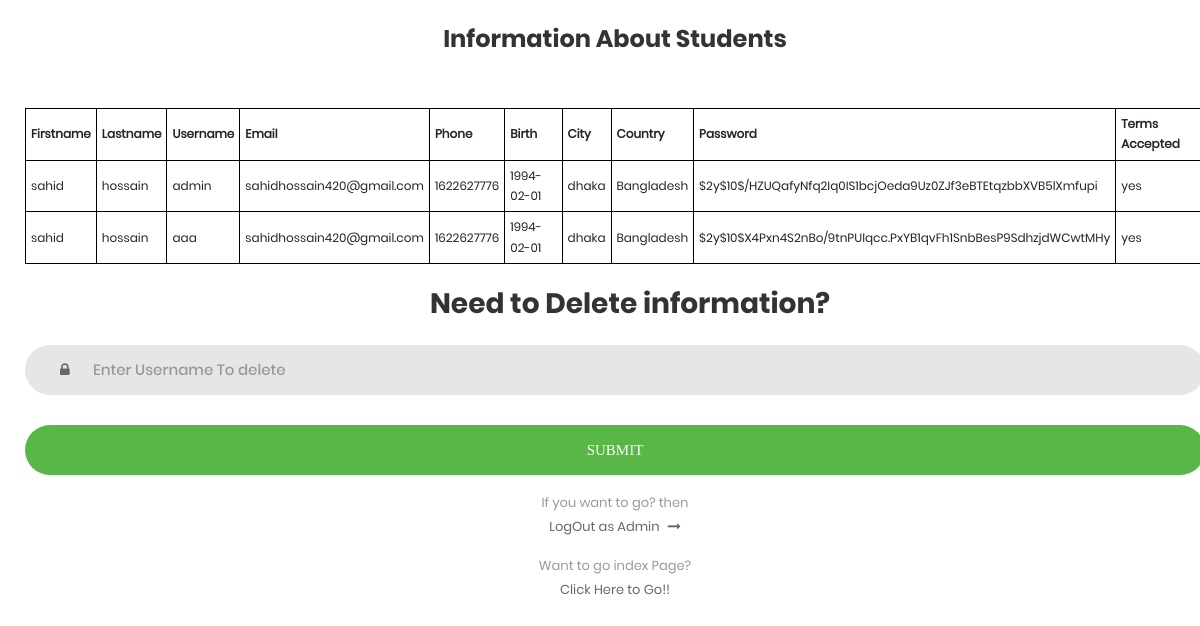
/adminsector/showinformations.php (signed in), run on the app's committed database.
### tables this page shows
CREATE TABLE `information` (
  `id` int(11) NOT NULL,
  `firstname` varchar(255) NOT NULL,
  `lastname` varchar(255) NOT NULL,
  `username` varchar(255) NOT NULL,
  `email` varchar(255) NOT NULL,
  `phoneno` int(11) NOT NULL,
  `birthdate` date NOT NULL,
  `city` varchar(222) NOT NULL,
  `country` varchar(222) NOT NULL,
  `password` varchar(255) NOT NULL,
  `terms` varchar(10) NOT NULL
);

### adminsector/showinformations.php (the view, shortened to what this page needs)
<?php
if(!isset($_SESSION['admin']))
{
		header("Location:adminlogin.php");
	exit();
}
else
{
?>
<!DOCTYPE html>
<html lang="en">
<head>
<link rel="stylesheet" type="text/css" href="../vendor/bootstrap/css/bootstrap.min.css">
<link rel="stylesheet" type="text/css" href="../fonts/font-awesome-4.7.0/css/font-awesome.min.css">
<link rel="stylesheet" type="text/css" href="../vendor/animate/animate.css">
<link rel="stylesheet" type="text/css" href="../vendor/css-hamburgers/hamburgers.min.css">
<link rel="stylesheet" type="text/css" href="../vendor/select2/select2.min.css">
<link rel="stylesheet" type="text/css" href="../css/util.css">
<link rel="stylesheet" type="text/css" href="../css/main.css">
</head>
<body>
	<div style="margin: 15px;
	padding: 10px;
	box-sizing: border-box;" class="limiter">
	<span class="login100-form-title">
		Information About Students
	</span>
	<?php
	include_once("../includes/db.inc.php");
	$sql="select * from information ";
	$result=mysqli_query($con,$sql);
	?>
	<table style="border-radius: 25px; font-family: Poppins-Regular;
	font-size: 12px;
	line-height: 1.7;	">
	<tr style="" >
		<th >Firstname</th>
		<th>Lastname</th>
		<th>Username</th>
		<th>Email</th>
		<th>Phone</th>
		<th>Birth</th>
		<th>City</th>
		<th>Country</th>
		<th>Password</th>
		<th>Terms Accepted</th>
	</tr>
	<?php
	while($row=mysqli_fetch_assoc($result))
	{
		?>
		<tr>
			<td><?php echo $row['firstname'];?></td>
			<td><?php echo $row['lastname'];?></td>
			<td><?php echo $row['username'];?></td>
			<td ><?php echo $row['email'];?></td>
			<td><?php echo $row['phoneno'];?></td>
			<td><?php echo $row['birthdate'];?></td>
			<td><?php echo $row['city'];?></td>
			<td><?php echo $row['country'];?></td>
			<td><?php echo $row['password'];?></td>
			<td><?php echo $row['terms'];?></td>
		</tr>
		<?php
	}
	?>
</table>
<span style="margin: 15px;
padding: 10px;
box-sizing: border-box;"class="login100-form-title">
<h3>Need to Delete information?</h3>
</span>
<form action="deleteinformation.php"method="post">
	<div method="post" class="wrap-input100 validate-input" data-validate = "Enter Username To delete">
	<input class="input100" type="text" name="delete" placeholder="Enter Username To delete">
	<span class="focus-input100"></span>
	<span class="symbol-input100">
	</span>
</div>
<div class="container-login100-form-btn">
	<input method ="post" name="submit" type="submit" class="login100-form-btn">
</div>
</form>
					<div class="text-center p-t-15	">
						<span class="txt1">
							If you want to go? then
						</span> <br>
						<a class="txt2" href="adminlogout.php">
							LogOut as Admin
							<i class="fa fa-long-arrow-right m-l-5" aria-hidden="true"></i>
						</a>
					</div>
					<div class="text-center p-t-15">
						<span class="txt1">
							Want to go index Page?
						</span> <br>
						<a class="txt2" href="../index.php">
							Click Here to Go!!
						</a>
					</div>
</div>
</body>
</html>
	<?php
}
?>

### css/main.css (style rules this page uses)
* { margin: 0px; padding: 0px; box-sizing: border-box; }
body, html { height: 100%; font-family: Poppins-Regular, sans-serif; }
a { font-family: Poppins-Regular; font-size: 14px; line-height: 1.7; color: #666666; margin: 0px; transition: all 0.4s; -webkit-transition: all 0.4s; -o-transition: all 0.4s; -moz-transition: all 0.4s; }
h1,h2,h3,h4,h5,h6 { margin: 0px; }
input { outline: none; border: none; }
.txt1 { font-family: Poppins-Regular; font-size: 13px; line-height: 1.5; color: #999999; }
.txt2 { font-family: Poppins-Regular; font-size: 13px; line-height: 1.5; color: #666666; }
.limiter { width: 100%; margin: 0 auto; }
.login100-form-title { font-family: Poppins-Bold; font-size: 24px; color: #333333; line-height: 1.2; text-align: center; width: 100%; display: block; padding-bottom: 54px; }
.wrap-input100 { position: relative; width: 100%; z-index: 1; margin-bottom: 10px; }
.input100 { font-family: Poppins-Medium; font-size: 15px; line-height: 1.5; color: #666666; display: block; width: 100%; background: #e6e6e6; height: 50px; border-radius: 25px; padding: 0 30px 0 68px; }
.focus-input100 { display: block; position: absolute; border-radius: 25px; bottom: 0; left: 0; z-index: -1; width: 100%; height: 100%; box-shadow: 0px 0px 0px 0px; color: rgba(87,184,70, 0.8); }
.symbol-input100 { font-size: 15px; display: -webkit-box; display: -webkit-flex; display: -moz-box; display: -ms-flexbox; display: flex; align-items: center; position: absolute; border-radius: 25px; bottom: 0; left: 0; width: 100%; height: 100%; padding-left: 35px; pointer-events: none; color: #666666; -webkit-transition: all 0.4s; -o-transition: all 0.4s; -moz-transition: all 0.4s; transition: all 0.4s; }
.container-login100-form-btn { width: 100%; display: -webkit-box; display: -webkit-flex; display: -moz-box; display: -ms-flexbox; display: flex; flex-wrap: wrap; justify-content: center; padding-top: 20px; }
.login100-form-btn { font-family: Montserrat-Bold; font-size: 15px; line-height: 1.5; color: #fff; text-transform: uppercase; width: 100%; height: 50px; border-radius: 25px; background: #57b846; display: -webkit-box; display: -webkit-flex; display: -moz-box; display: -ms-flexbox; display: flex; justify-content: center; align-items: center; padding: 0 25px; -webkit-transition: all 0.4s; -o-transition: all 0.4s; -moz-transition: all 0.4s; transition: all 0.4s; }
.validate-input { position: relative; }

### adminsector/showinformations.php (style rules this page uses)
table, th, td { border: 1px solid black; border-collapse: collapse; }
th, td { padding: 5px; }
th { text-align: left; }

### data on the page
information: firstname "sahid", lastname "hossain", username "admin", email "sahidhossain420@gmail.com", phoneno "1622627776", birthdate "1994-02-01", city "dhaka", country "Bangladesh", password "$2y$10$/HZUQafyNfq2Iq0IS1bcjOeda9Uz0ZJf3eBTEtqzbbXVB5lXmfupi", terms "yes"
information: firstname "sahid", lastname "hossain", username "aaa", email "sahidhossain420@gmail.com", phoneno "1622627776", birthdate "1994-02-01", city "dhaka", country "Bangladesh", password "$2y$10$X4Pxn4S2nBo/9tnPUIqcc.PxYB1qvFh1SnbBesP9SdhzjdWCwtMHy", terms "yes"
